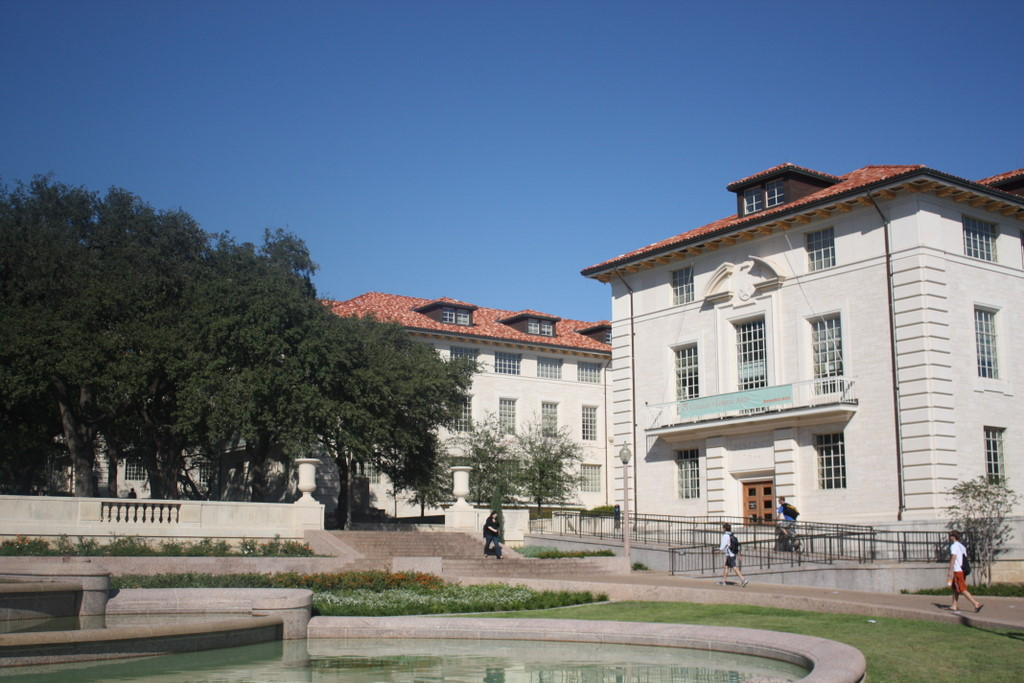
#> input picture Assignment-3/HW3/uttower_right.JPG, 1024 x 683 px
$ python 3_image_stitch.py   (Python 2 division)
#> lines starting #> are read from the running program, lines starting #| are printed output that depends on the picture
######## Resources ###########
# 1 : https://docs.opencv.org/3.1.0/dc/dc3/tutorial_py_matcher.html
# 2 : https://stackoverflow.com/questions/42538914/why-is-ransac-not-working-for-my-code
# 3 : https://docs.opencv.org/3.1.0/d6/d00/tutorial_py_root.html


import cv2
import numpy as np
import matplotlib.pyplot as plt
from random import randrange

img_ = cv2.imread('HW3/uttower_right.JPG')
#> img_ is the input picture: shape (683, 1024, 3); mean B, G, R 132, 118.9, 107.7
img1 = cv2.cvtColor(img_,cv2.COLOR_BGR2GRAY)
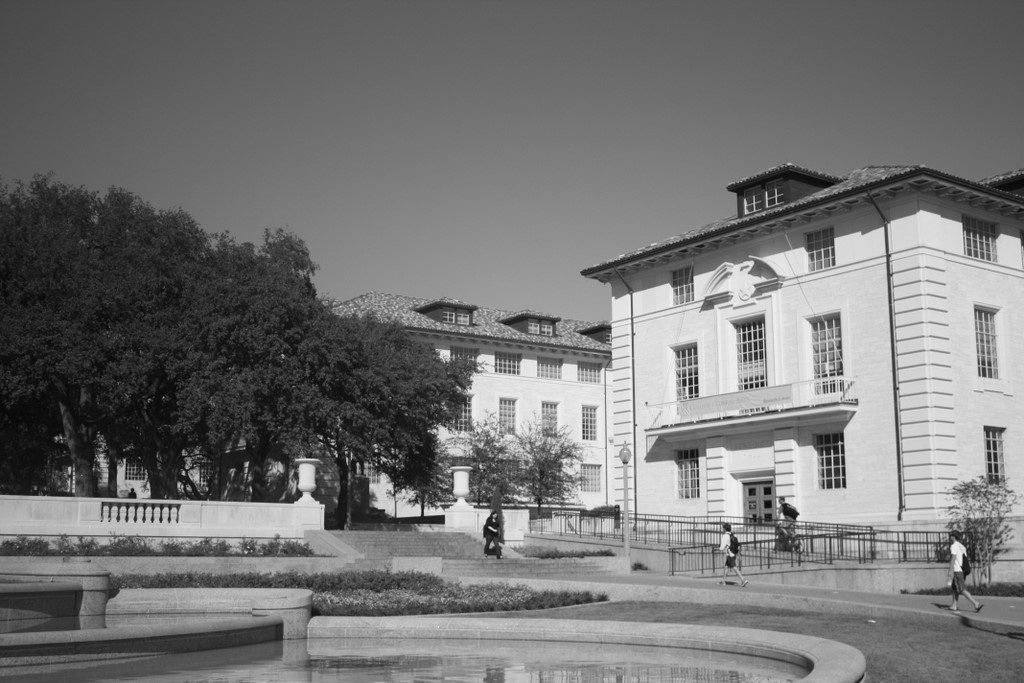
#> img1: shape (683, 1024); min 3, max 253, mean 117

img = cv2.imread('HW3/uttower_left.JPG')
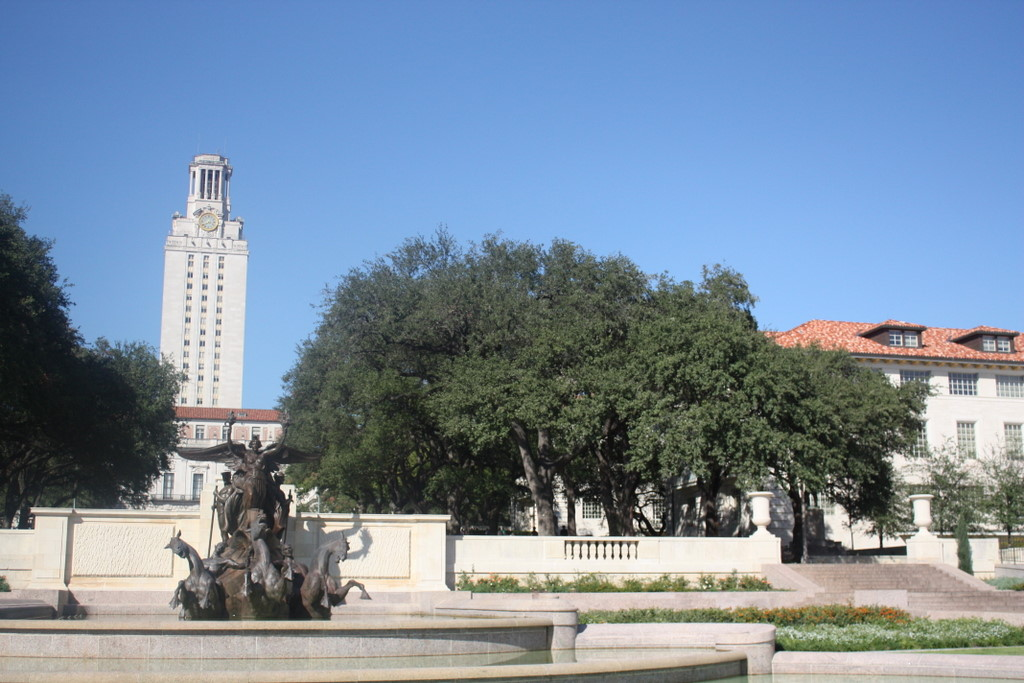
#> input picture Assignment-3/HW3/uttower_left.JPG, 1024 x 683 px
#> img is the input picture: shape (683, 1024, 3); mean B, G, R 159, 140, 121.7
img2 = cv2.cvtColor(img,cv2.COLOR_BGR2GRAY)
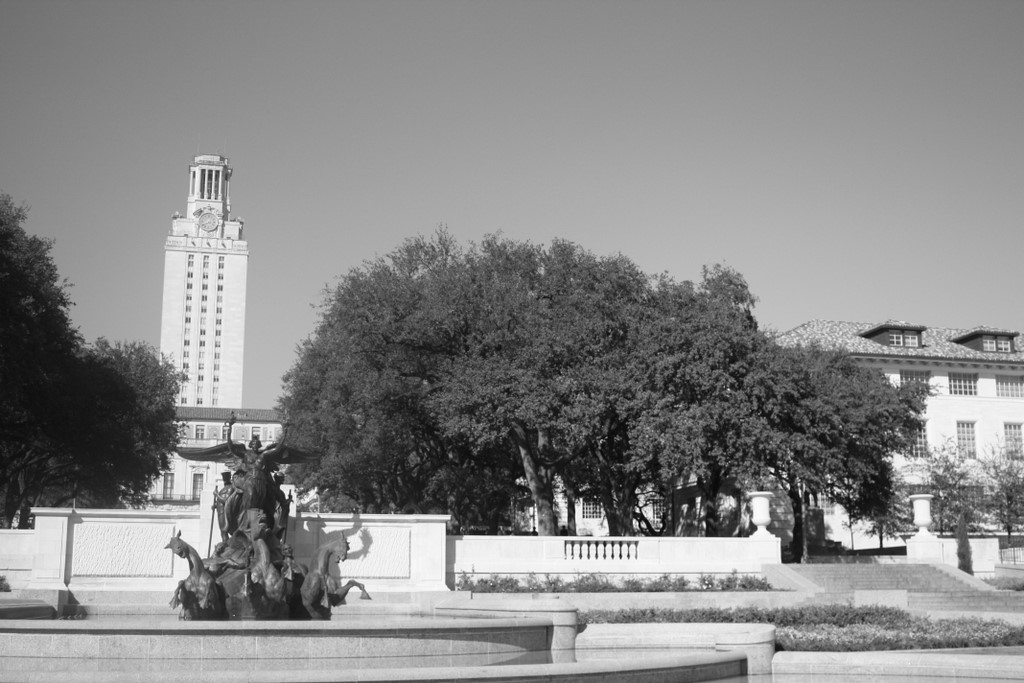
#> img2: shape (683, 1024); min 2, max 255, mean 136.7


sift = cv2.xfeatures2d.SIFT_create()
# find the keypoints and descriptors with SIFT
kp1, des1 = sift.detectAndCompute(img1,None)
#> kp1 = 4195 keypoints; strongest (x, y, size): (958, 550, 9.6), (490, 527, 2), (376, 451, 1.8), (440, 520, 6.8)
kp2, des2 = sift.detectAndCompute(img2,None)
#> kp2 = 5314 keypoints; strongest (x, y, size): (620, 556, 2.4), (612, 556, 2.2), (698, 499, 3.5), (534, 528, 1.9)
# BFMatcher with default params
bf = cv2.BFMatcher()
matches = bf.knnMatch(des1,des2, k=2)
#> matches = 4195 matches


#print matches
# Apply ratio test
good = []
for m in matches:
     if m[0].distance < 0.5*m[1].distance:
     	good.append(m)
#> after the loop, good = 695 matches
matches = np.asarray(good)


'''print matches[2,0].queryIdx
print matches[2,0].trainIdx
print matches[2,0].distance'''


if len(matches[:,0]) >= 4:
    src = np.float32([ kp1[m.queryIdx].pt for m in matches[:,0] ]).reshape(-1,1,2)
#> src = 695 rows, first 8: [12.75, 206.4], [17.56, 581.7], [17.56, 581.7], [19.79, 380.9], [27.06, 356.7], [27.06, 356.7], [28.91, 194.8], [28.91, 194.8]
    dst = np.float32([ kp2[m.trainIdx].pt for m in matches[:,0] ]).reshape(-1,1,2)
#> dst = 695 rows, first 8: [467.8, 265.7], [494, 617.1], [494, 617.1], [484.1, 428.1], [489, 405], [489, 405], [481.5, 253.5], [481.5, 253.5]

    H, masked = cv2.findHomography(src, dst, cv2.RANSAC, 5.0)
#> H = [[0.766, 0.0372, 446.8], [-0.136, 0.912, 76.06], [-0.000211, -3.2e-05, 1]]; masked = 695 values, max 1 at index 0, min 0 at index 552, mean 0.994
    print H
#| [[ 7.65715731e-01  3.72082577e-02  4.46807943e+02]
#|  [-1.35565541e-01  9.12377363e-01  7.60569810e+01]
#|  [-2.10834981e-04 -3.20176687e-05  1.00000000e+00]]
else:
    raise AssertionError("Can't find enough keypoints.")

dst = cv2.warpPerspective(img_,H,(img.shape[1] + img_.shape[1], img.shape[0]))
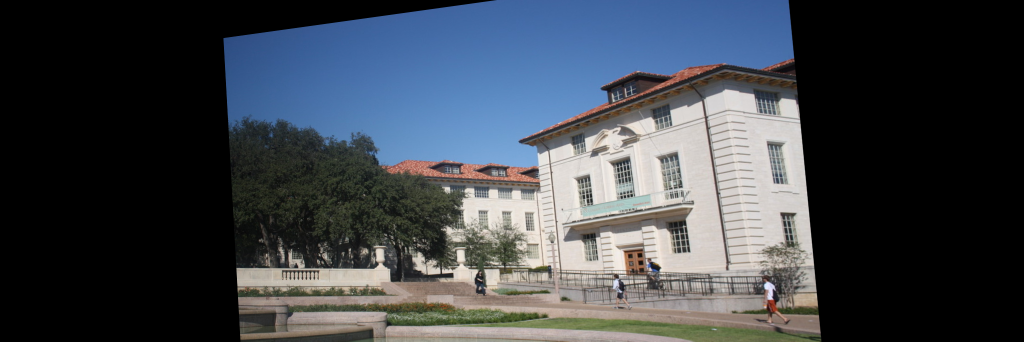
#> dst: shape (683, 2048, 3) (shown at 1/2 size); mean B, G, R 75.1, 68.1, 62.6
plt.subplot(122),plt.imshow(dst),plt.title('Warped Image')
plt.show()
plt.figure()
dst[0:img.shape[0], 0:img.shape[1]] = img
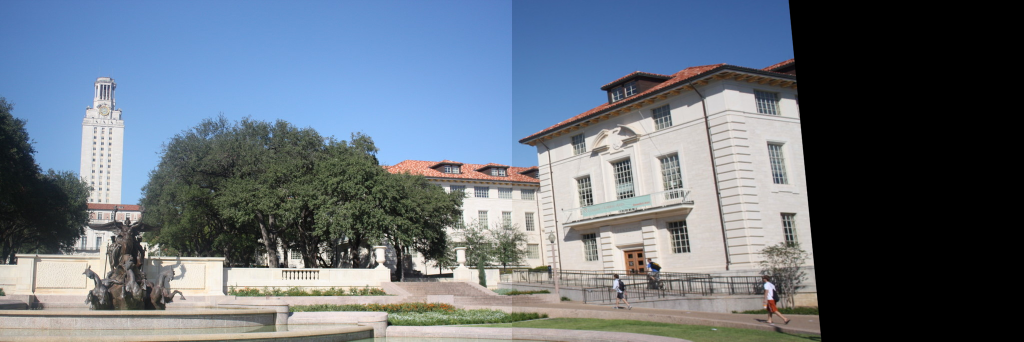
#> dst: shape (683, 2048, 3) (shown at 1/2 size); mean B, G, R 124.2, 112.1, 101.4
cv2.imwrite('resultant_stitched_panorama.jpg',dst)
plt.imshow(dst)
plt.show()
cv2.imwrite('resultant_stitched_panorama.jpg',dst)


'''for i in range(1000):
	pts = []
	ind = []
	H_matrix = []
	j=[]
	while(len(ind)!=4):
		random_index = randrange(0,len(matches))
		if random_index not in ind:
			pts.append(matches[random_index])
			ind.append(random_index)

	src = np.float32([ kp1[m[0].queryIdx].pt for m in pts ]).reshape(-1,1,2)
	dst = np.float32([ kp2[m[0].trainIdx].pt for m in pts ]).reshape(-1,1,2)
	H, masked = cv2.findHomography(src, dst, cv2.RANSAC, 3.0)
	H_matrix.append(H)
	count=0
	inliers = []

	for i in matches:
		c1 = i[0].trainIdx
		c2 = i[0].queryIdx
		count+=1
		print count

		p=[]
		p.append(kp1[c2].pt[0])
		p.append(kp1[c2].pt[1])
		p.append(1)
		p = np.array(p)
		p1 = np.matmul(H,p)
		p1 = np.array([p1[0]/float(p1[2]),p1[1]/float(p1[2])])

		p2=[]
		p2.append(kp2[c1].pt[0])
		p2.append(kp2[c1].pt[1])
		p2 = np.array(p2)
		print p2
		print "#####"
		d = np.linalg.norm(p1-p2)
		print d

		if d<4:
			j.append(i)
	inliers.append(j)


max_inlier = max(inliers, key=len)
print "@@@ "+str(len(max_inlier))
max_inlier_index = inliers.index(max_inlier)
best_H = H_matrix[max_inlier_index]
(a,b)=img1.shape
transformed_image = cv2.warpPerspective(img_, best_H,(b,a) )
plt.subplot(122),plt.imshow(transformed_image),plt.title('Output')
plt.show()'''
